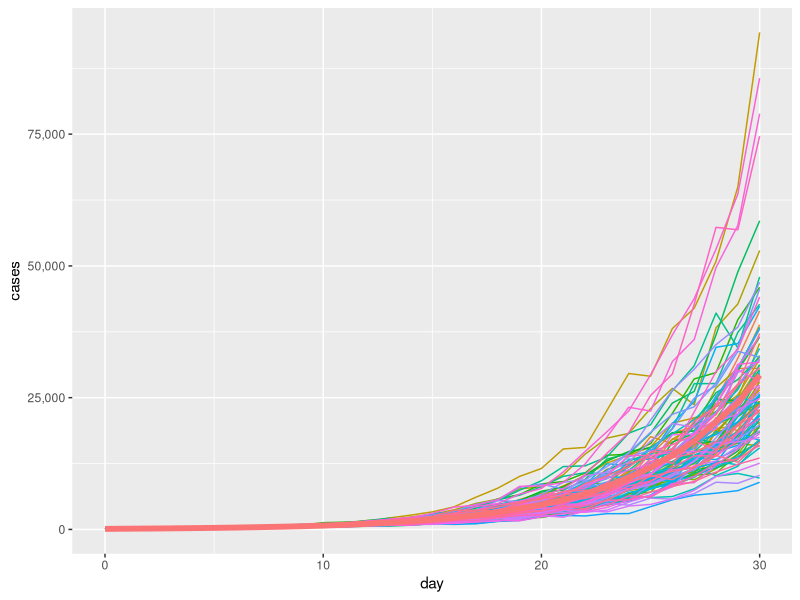
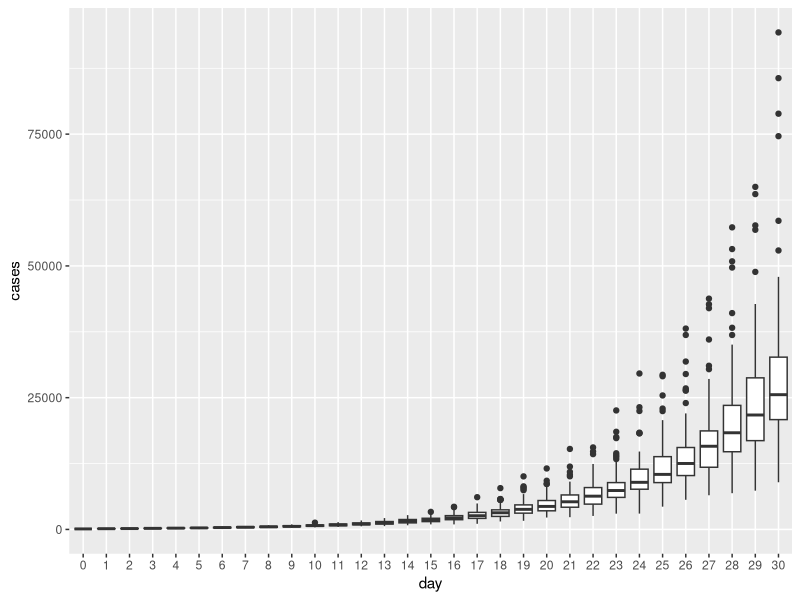
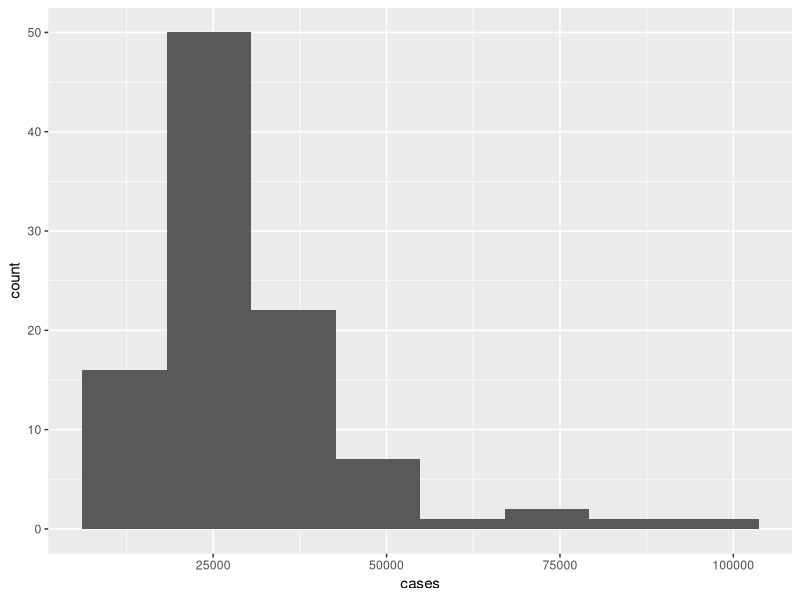

Write R code to recreate these figures, in order.
## ---- chunk 1
knitr::opts_chunk$set(echo=FALSE,
                      message=FALSE,
                      warning=FALSE)

library(tidyverse)
library(scales)
library(lubridate)

options(scipen = 999)

## ---- chunk 2
## set parameters
rate_d_m <- 0.2
rate_d_sd <- 0.08

## number of days to project
days <- 30
## ---- chunk 3
df_vir_growth <- data.frame()
i <- 1
## create loop for single simulation
  ncases <- 100
  df_vir_growth_sim <- data.frame(sim=i, day=0, cases=ncases, newcases=100)
  df_vir_growth <- bind_rows(df_vir_growth, df_vir_growth_sim)
  last_cases <- ncases
for(d in 1:days){
  #last <- nrow(df_vir_growth)
  #last_cases <- df_vir_growth[last,3]
  new_cases <- last_cases * rnorm(mean=rate_d_m, sd=rate_d_sd, n=1) 
  ttl_cases <- last_cases+new_cases
  df_vir_grow <- data.frame(sim=i, day=d, cases=ttl_cases+new_cases, newcases=new_cases)
  df_vir_growth <- bind_rows(df_vir_growth, df_vir_grow)
  last_cases <- ttl_cases
}
df_vir_growth$sim <- as.factor(df_vir_growth$sim)  
## ---- chunk 4
#ggplot(df_vir_growth, aes(x=day, y=cases, color=sim))+geom_line()
## ---- chunk 5
## originally copied from prev chunk

nsims <- 100 ## number of simulations
#s <- 1 ## starting sim identifier number

## set up empty data frame with needed cols
#df_vir_growth <- data.frame(sim=1, day=0, cases=ncases, newcases=100)
df_vir_growth <- data.frame()

## create loop for each sim
for(i in 1:nsims){
## create loop for single simulation
  ncases <- 100
  df_vir_growth_sim <- data.frame(sim=i, day=0, cases=ncases, newcases=100, rate=1)
  df_vir_growth <- bind_rows(df_vir_growth, df_vir_growth_sim)
  last_cases <- ncases
for(d in 1:days){
  #last <- nrow(df_vir_growth)
  #last_cases <- df_vir_growth[last,3]
  grate <- max(0.01, rnorm(mean=rate_d_m, sd=rate_d_sd, n=1))
  new_cases <- last_cases * grate
  ttl_cases <- last_cases+new_cases
  df_vir_grow <- data.frame(sim=i, day=d, cases=ttl_cases+new_cases, newcases=new_cases, rate=grate)
  df_vir_growth <- bind_rows(df_vir_growth, df_vir_grow)
  last_cases <- ttl_cases
}

}
#df_vir_growth$day <- as.factor(df_vir_growth$day)
df_vir_growth$sim <- as.factor(df_vir_growth$sim)
## ---- chunk 6
## get means for each week
df_vir_smry_day <- df_vir_growth %>%  
  group_by(day) %>% summarize(mean_cases=mean(cases),
                              sd_cases=sd(cases),
                              iqlow_cases=quantile(cases, 0.25),
                              iqup_cases=quantile(cases, 0.75))
## ---- chunk 7

ggplot(df_vir_growth, aes(x=day, y=cases, color=sim))+geom_line()+
  geom_line(df_vir_smry_day, mapping=aes(x=day, y=mean_cases, color='mean'), size=2)+
  scale_y_continuous(labels=comma)+
  theme(legend.position = 'none')

## ---- chunk 8
df_vir_growth$day <- as.factor(df_vir_growth$day)
ggplot(df_vir_growth, aes(x=day, y=cases))+geom_boxplot()
## ---- chunk 9
df_vir_smry <- df_vir_growth %>% filter(day==days) %>% 
  group_by(day) %>% summarize(mean_cases=mean(cases),
                              sd_cases=sd(cases),
                              iqlow_cases=quantile(cases, 0.25),
                              iqup_cases=quantile(cases, 0.75))
format(df_vir_smry$mean_cases, digits=1, nsmall=1, big.mark=",")

## ---- chunk 10
df_vir_last <- df_vir_growth %>% filter(day==days)
ggplot(df_vir_last, aes(x=cases))+geom_histogram(bins=8)
